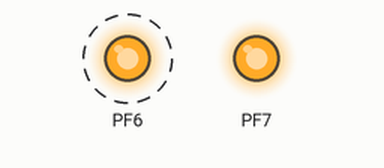
The program below on a simulated ATmega2560, built with avr-gcc and emulated at 16 MHz. On the bench: output pins drawn as LEDs (lit = HIGH). Dashed ring = blinking.

Above: at 0.5 s.
At 2.5 s:
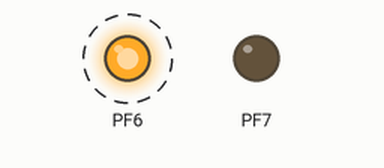
Timing chart, 0 to 7.1 s (numbered marks = the images above):
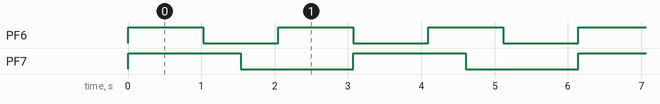

The program:

main.c
```c
/*
 * Lab9.c
 *
 * Created: 3/28/2017 1:52:21 PM
 * Author : Matt Spencer and Jordan Gaston
 */

#include <avr/io.h>
#include <util/delay.h>
#include <avr/interrupt.h>
#include <util/atomic.h>
#include <stdlib.h>
#include <stdbool.h>
#include "acx.h"


//---------------------------------------------------
// Exec State Variables
//---------------------------------------------------
uint16_t disable = 0xFE;     //leave Thread 0 enabled
uint16_t suspend = 0x00;
uint16_t delay = 0x00;

uint8_t x_thread_id = 0; //current thread
uint16_t x_thread_mask = 0x01;  //bit 0 set corresponds to thread 0

int global_timer = 0;

int stackSizes[8] = {STACK_SIZE0,STACK_SIZE1,STACK_SIZE2,STACK_SIZE3,STACK_SIZE4,STACK_SIZE5,STACK_SIZE6,STACK_SIZE7};
int offsets[8] = {STACK_OFFSET0,STACK_OFFSET1,STACK_OFFSET2,STACK_OFFSET3,STACK_OFFSET4,STACK_OFFSET5,STACK_OFFSET6,STACK_OFFSET7};

//---------------------------------------------------
// Stack Control
//---------------------------------------------------
STACKCONTROL threads[NUM_THREADS] = {{0}};

//---------------------------------------------------
// Stack Memory
//---------------------------------------------------
byte stackMem[MEM_SIZE] = {0};

//---------------------------------------------------
// Thread Delay Counters
//---------------------------------------------------
volatile uint16_t x_thread_delay[MAX_THREADS] = {0};

//---------------------------------------------------
// Local Functions
//---------------------------------------------------
void fillCanaries()
{
	for(int i = 0; i < NUM_THREADS; i++)
	{
		stackMem[offsets[i]] = 0xAA;
	}
}

void initThreads()
{
	//threads[0].pStackBase = &stackMem[STACK_OFFSET0 + STACK_SIZE0 - 1];
	//threads[0].sp = &stackMem[STACK_OFFSET0 + STACK_SIZE0 - STACK_CONTEXT - 1];

	int temp = 0;
	for(int i = 0; i < NUM_THREADS; i++)
	{
		temp = offsets[i] + stackSizes[i] - 1;
		threads[i].pStackBase = &stackMem[temp];
		threads[i].sp = &stackMem[temp];
	}
}

void checkCanaries()
{
	for(int i = 0; i < NUM_THREADS; i++)
	{
		if(stackMem[offsets[i]] != 0xAA)
		{
			bufferOverflow();
		}
	}
}

void bufferOverflow()
{
	while(1)
	{
		//Blink in a specific way, for now we know infinite loop means buffer overflow
	}
}

//---------------------------------------------------
// ACX Functions
//---------------------------------------------------
void x_init(void)
{
	cli();

	fillCanaries();
	initThreads();

	//cli();
	TCCR0A = 0;     // set entire TCCR0A register to 0
	TCCR0B = 0;     // same for TCCR0B
	// set compare match register to desired timer count:
	OCR0A = 250;

	TCCR0B |= (1 << WGM02);

	// Set CS10 and CS12 bits for 1024 prescaler:
	TCCR0B |= (1 << CS00);
	TCCR0B |= (1 << CS01);

	//Set compare on match interrupt
	TIMSK0 |= (1 << OCIE0A);


	int spasd = 0x21ff - SP;
	changeStack(SP,(byte*)threads[0].pStackBase,spasd);
	SP = threads[0].sp - spasd;

	sei();

	// return to caller.
}

int main(void)
{
	volatile int j = 0;
	x_init();

	x_new(1, testThread1, true);  // create thread, ID=1
	x_new(0, testThread0, true);  // replace current thread
	while(1){
		x_yield();
	}
}
//------------------------
// A test thread
//------------------------
void testThread0(void)
{
	DDRF = 0xC0;
	while(1){
		PORTF ^= 0x80;
		x_delay(1500);
	}
}

void testThread1(void)
{
	DDRF = 0xC0;
	while(1){
		PORTF ^= 0x40;
		x_delay(1000);
	}
}

/**The x_delay function causes a thread to place itself in a "blocked" condition for a specified number of "system ticks". If there are other READY
threads, then one of them will be selected by the scheduler to be placed into execution.*/
void x_delay(unsigned int x)
{
	//copy the delay value into the calling thread's delay counter
	ATOMIC_BLOCK(ATOMIC_RESTORESTATE)
	{
		x_thread_delay[x_thread_id] = x;


		//set the x_delay_status bit corresponding to the calling thread's ID, then
		delay = delay | (1 << x_thread_id);
	}
	//call x_yield to initiate thread rescheduling
	x_yield();


	/**
	Make sure to enclose any accesses to x_thread_delay elements in the following:

	ATOMIC_BLOCK(ATOMIC_RESTORESTATE)
	{
		access to variable
	}*/
}

unsigned long x_gtime()
{
	return 0;
}

/**When called, x_new initializes the stack of the specified thread by copying the function pointer onto its stack (as if it were a return address).
The thread's stack pointer is then be updated to a value that allows space for all the registers that are normally saved when x_yield is called
(x_yield is the primary rescheduling function of the kernel). For example, if the value of the new thread's sp is initialized to 0x1FF, then the
newthread address is copied to 1FF (low byte), 1FE (mid byte), and 1FD(high byte) . Then the thread's saved stack pointer (e.g., stack[Tx_ID].pstack
where x is 0 through 7) is decremented by:*/
void x_new(byte threadID, PTHREAD newthread, byte isEnabled)
{
	PTU currThread;
	currThread.thread = newthread;

	uint8_t *stackPtr = threads[threadID].pStackBase;

	*stackPtr = currThread.addr[0];
	stackPtr--;
	*stackPtr = currThread.addr[1];
	stackPtr--;
	*stackPtr = currThread.addr[2];
	stackPtr--;

	stackPtr -= 18;
	threads[threadID].sp = stackPtr;

	uint8_t newMask = ~(1 << threadID);

	if(isEnabled)
	{
		disable = disable & newMask;
	}

	if(threadID != x_thread_id)
	{
		return;
		//after carrying out its function of setting up the specified thread's stack, x_new simply returns to the calling thread. The newly initialized
		//thread will be scheduled to run when the next rescheduling call (x_new or x_delay) is made, and it the next READY thread.
	}
	else
	{
		x_schedule();
		/*the x_new function does not return to the caller, but instead must jump to the rescheduling part of the x_yield function (skipping the register save
		part).  This is the x_schedule entry point. This allows the scheduler to find the next READY thread, and if the new thread is the next ready thread, it
		 will be restored to execution in the usual way. To implement this you will simply call x_schedule as if it were a regular C function (when it is in
		 fact just an alternate entry point into the x_yield function).*/
	}
}

void x_suspend(uint8_t x)
{

}

void x_resume(uint8_t x)
{

}

void x_disable(uint8_t x)
{

}

void x_enable(uint8_t x)
{

}

void changeStack(uint8_t * stackPointer, uint8_t * newStackBase, int num_bytes)
{
	byte *current = stackPointer;
	byte buff[num_bytes];

	for(int i = 0; i < num_bytes; i++)
	{
		current = current + 1;
		buff[i] = (*current);
		//current = current + 1;
	}

	current = newStackBase;

	for(int i = (num_bytes -1); i >= 0; i--){

		(*current) = buff[i];
		current = current - 1;
	}
}

typedef struct
{
	volatile uint8_t uscrA;
	volatile uint8_t uscrB;
	volatile uint8_t uscrC;
	volatile uint8_t reserved;
	volatile uint16_t ubrr;
	volatile uint8_t udr;
} SERIAL_REGS;
SERIAL_REGS* serial_ports[] =
{
	(SERIAL_REGS *)(0XC0),
	(SERIAL_REGS *)(0XC8),
	(SERIAL_REGS *)(0XD0),
	(SERIAL_REGS *)(0X130)
};
//Takes input parameters for 'port', 'speed' (baud rate) and 'framing' (frame parameters: number of data bits, parity, number
//of stop bits) in various combinations to configure the 2560 for communication using the specified serial port (0,1, 2, or 3)
void PSerial_open(unsigned char port, long speed, int config)
{
	serial_ports[port]->uscrA = 0x20;
	serial_ports[port]->uscrB = 0x18;
	serial_ports[port]->uscrC = config;
	serial_ports[port]->ubrr = speed;
}
//Waits for the write buffer to be available, then writes a byte value to the buffer. This function does not return anything.
void PSerial_write(unsigned char port, char data)
{
	while(!((serial_ports[port]->uscrA) & 0x20))
	{
	}
	serial_ports[port]->udr = data;
}

/**When a Timer0 interrupt occurs, the Timer0 interrupt handler should check each thread delay counter. If a counter is non-zero,
it should be decremented. If the resulting count becomes zero, the x_delay_status bit corresponding to that thread should be cleared
to zero, thus removing the delay blocking condition from that thread.

This will ideally be less than 160 clock cycles*/
ISR(TIMER0_COMPA_vect)
{

	for(int i = 0; i < NUM_THREADS; i++)
	{
		if(x_thread_delay[i] != 0)
		{
			x_thread_delay[i] = x_thread_delay[i] - 1;
			if(x_thread_delay[i] == 0)
			{
				uint8_t newMask = ~(1 << i);
				ATOMIC_BLOCK(ATOMIC_RESTORESTATE){
				delay = delay & newMask;
				}
			}
		}
	}
}

void x_schedule()
{
	byte isDone = 0;
	byte current_thread = x_thread_id + 1;
	do
	{
		x_thread_mask = (1 << current_thread);
		if((x_thread_mask & ~(disable | suspend | delay)))
		{
			isDone = true;
			x_thread_id = current_thread;
			restore();
		}
		if(current_thread < (NUM_THREADS - 1))
		{
			current_thread++;
		}
		else
		{
			current_thread = 0;
		}

	} while (true);
}
```

acx.h
```c
/*
 * acx.h
 *
 * Created: 3/20/2014 11:08:37 AM
 *  Author: Matt Spencer and Jordan Gaston
 *
 */


#ifndef ACX_H_
#define ACX_H_

// C and Assembly definitions
// includes max number of threads and number used
#define MAX_THREADS 8
#define NUM_THREADS 8

// define stack sizes for each thread
#define STACK_SIZE0 128
#define STACK_SIZE1 128
#define STACK_SIZE2 128
#define STACK_SIZE3 128
#define STACK_SIZE4 128
#define STACK_SIZE5 128
#define STACK_SIZE6 128
#define STACK_SIZE7 128

// define total stack memory size using thread stack sizes
#define MEM_SIZE (STACK_SIZE0 + STACK_SIZE1 + STACK_SIZE2 + STACK_SIZE3 + STACK_SIZE4 + STACK_SIZE5 + STACK_SIZE6 + STACK_SIZE7)

// define offsets to each thread's stack base
#define STACK_OFFSET0 0
#define STACK_OFFSET1 (STACK_OFFSET0 + STACK_SIZE1)
#define STACK_OFFSET2 (STACK_OFFSET1 + STACK_SIZE2)
#define STACK_OFFSET3 (STACK_OFFSET2 + STACK_SIZE3)
#define STACK_OFFSET4 (STACK_OFFSET3 + STACK_SIZE4)
#define STACK_OFFSET5 (STACK_OFFSET4 + STACK_SIZE5)
#define STACK_OFFSET6 (STACK_OFFSET5 + STACK_SIZE6)
#define STACK_OFFSET7 (STACK_OFFSET6 + STACK_SIZE7)

// define thread IDs for each thread
#define STACK_ID0 0
#define STACK_ID1 1
#define STACK_ID2 2
#define STACK_ID3 3
#define STACK_ID4 4
#define STACK_ID5 5
#define STACK_ID6 6
#define STACK_ID7 7

// define thread context size
#define THREAD_CONTEXT 21


#ifndef __ASSEMBLER__    // The following only apply to C files...


// macro to access the current thread id
#define x_getTID()	(x_thread_id)   //x_thread_id is a global declared in acx.c

//---------------------------------------------------------------------------
// PTHREAD is a type that represents how threads are called--
// It is just a pointer to a function returning void
// that is a passed an int and a char * as parameters.
//---------------------------------------------------------------------------
typedef void(*PTHREAD)(void);

//---------------------------------------------------------------------------
// This union is used to provide access to individual bytes of a thread address
//---------------------------------------------------------------------------
typedef union{
	PTHREAD thread;
	uint8_t addr[3];
}PTU;

//---------------------------------------------------------------------------
// This type is used for entries in the stack control table
//---------------------------------------------------------------------------
typedef struct {
	uint8_t *sp;
	uint8_t *pStackBase;
} STACKCONTROL;

typedef uint8_t	byte;

//----------------------------------------------------------------------------
// ACX Function prototypes
//----------------------------------------------------------------------------
void x_init(void);
void x_delay(unsigned int);
unsigned long x_gtime();
void x_schedule(void);
void x_new(byte, PTHREAD, byte);
void x_yield(void);
uint8_t bit2mask8(uint8_t);
void x_suspend(uint8_t);
void x_resume(uint8_t);
void x_disable(uint8_t);
void x_enable(uint8_t);


//----------------------------------------------------------------------------
// Helper Function prototypes
//----------------------------------------------------------------------------
void PSerial_open(unsigned char, long, int);
void PSerial_write(unsigned char, char);
void changeStack(uint8_t*, uint8_t*, int);
void checkCanaries();
void bufferOverflow();
void saveCalleeRegisters(uint8_t*);
void loadCalleeRegisters(uint8_t*);
void testThread(void);
void restore(void);
void testThread0(void);
void testThread1(void);

#endif


#endif /* ACX_H_ */
```

Measured:
- by itself, PF6: alternates HIGH for 1.0 s and LOW for 1.0 s
- by itself, PF7: alternates HIGH for 1.5 s and LOW for 1.5 s
- by itself, everything shown: repeats every 6.1 s, in 8 steps
